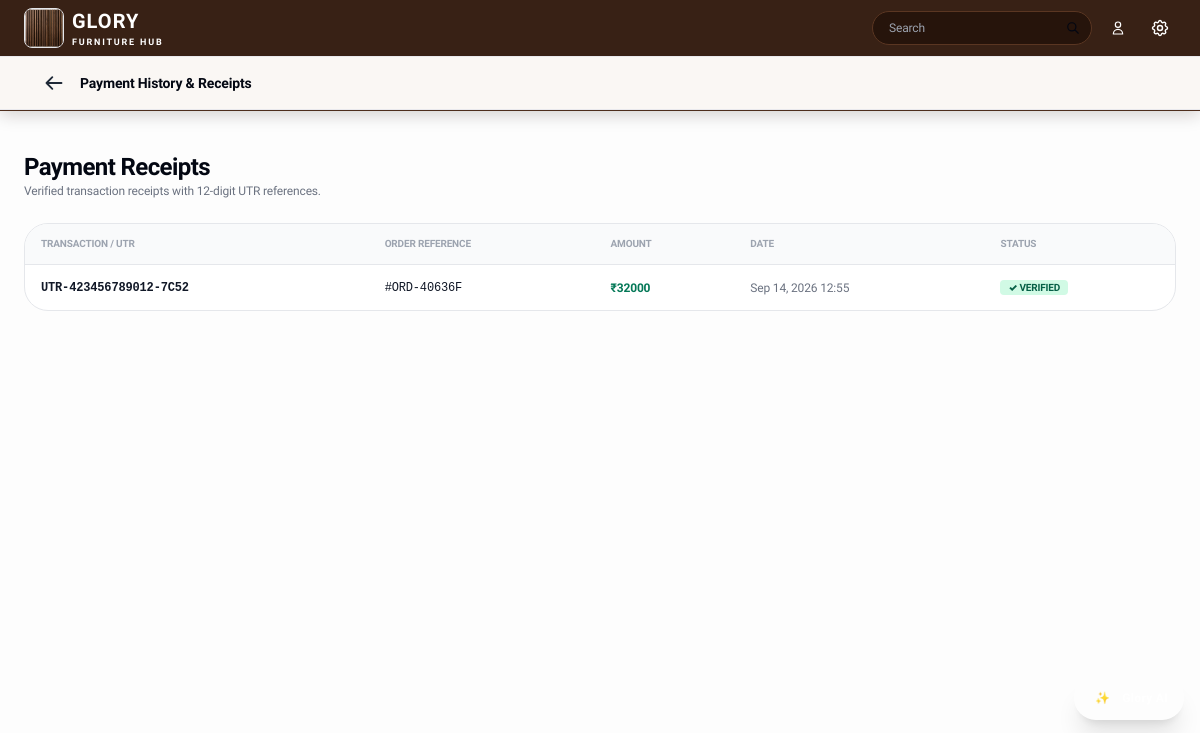
The page /customer/payments/ (signed in) on the database its author committed.
### apps/bookings/models.py (models this page shows, shortened)
class PaymentTransaction(models.Model):
    STATUS_CHOICES = [
        ('INITIATED', 'Initiated'),
        ('PENDING', 'Pending'),
        ('SUCCESS', 'Success'),
        ('FAILED', 'Failed'),
    ]
    order = models.ForeignKey(Order, on_delete=models.CASCADE, related_name='transactions')
    installment = models.ForeignKey(Installment, on_delete=models.SET_NULL, null=True, blank=True, related_name='transactions')
    gateway = models.CharField(max_length=50, default='Razorpay')
    gateway_payment_id = models.CharField(max_length=100, unique=True, null=True, blank=True)
    gateway_order_id = models.CharField(max_length=100, blank=True, default='')
    gateway_signature = models.CharField(max_length=255, blank=True, default='')
    amount = models.DecimalField(max_digits=12, decimal_places=2)
    currency = models.CharField(max_length=10, default='INR')
    status = models.CharField(max_length=30, choices=STATUS_CHOICES, default='INITIATED')
    failure_reason = models.TextField(blank=True, default='')
    idempotency_key = models.CharField(max_length=100, unique=True, null=True, blank=True)
    created_at = models.DateTimeField(auto_now_add=True)
    paid_at = models.DateTimeField(null=True, blank=True)
    class Meta:
        ordering = ['-created_at']

class Order(models.Model):
    PLAN_CHOICES = [
        ('FULL_PAYMENT', 'Full Payment'),
        ('THREE_INSTALLMENTS', 'Three Installments'),
    ]
    STATUS_CHOICES = [
        ('PENDING_PAYMENT', 'Pending Payment'),
        ('PARTIALLY_PAID', 'Partially Paid'),
        ('FULLY_PAID', 'Fully Paid'),
        ('PROCESSING', 'Processing'),
        ('SHIPPED', 'Shipped'),
        ('DELIVERED', 'Delivered'),
        ('CANCELLED', 'Cancelled'),
    ]
    PAYMENT_STATUS_CHOICES = [
        ('PENDING', 'Pending'),
        ('PROCESSING', 'Processing'),
        ('PARTIALLY_PAID', 'Partially Paid'),
        ('FULLY_PAID', 'Fully Paid'),
        ('FAILED', 'Failed'),
        ('REFUNDED', 'Refunded'),
    ]
    FULFILLMENT_STATUS_CHOICES = [
        ('CONFIRMED', 'CONFIRMED'),
        ('IN_PRODUCTION', 'IN_PRODUCTION'),
        ('SHIPPED', 'SHIPPED'),
        ('OUT_FOR_DELIVERY', 'OUT_FOR_DELIVERY'),
        ('DELIVERED', 'DELIVERED'),
    ]
    order_number = models.CharField(max_length=50, unique=True, blank=True)
    booking = models.ForeignKey(Booking, on_delete=models.SET_NULL, null=True, blank=True, related_name='orders')
    user = models.ForeignKey(User, on_delete=models.SET_NULL, null=True, blank=True, related_name='orders')
    customer_name = models.CharField(max_length=150)
    email = models.EmailField()
    phone = models.CharField(max_length=25)
    shipping_address = models.TextField(blank=True, default='')
    product = models.ForeignKey('store.Product', on_delete=models.SET_NULL, null=True, blank=True, related_name='orders')
    product_name = models.CharField(max_length=250)
    selected_size = models.CharField(max_length=100, default='Standard')
    selected_wood = models.CharField(max_length=120, default='Pure Grade-A Burma Teak')
    custom_measurements = models.CharField(max_length=255, blank=True, default='', help_text="Custom product measurements provided by customer (Length x Width x Height)")
    quantity = models.PositiveIntegerField(default=1)
    unit_price = models.DecimalField(max_digits=12, decimal_places=2)
    total_amount = models.DecimalField(max_digits=12, decimal_places=2)
    paid_amount = models.DecimalField(max_digits=12, decimal_places=2, default=0.00)
    remaining_amount = models.DecimalField(max_digits=12, decimal_places=2)
    refunded_amount = models.DecimalField(max_digits=12, decimal_places=2, default=Decimal('0.00'))
    payment_plan = models.CharField(max_length=50, choices=PLAN_CHOICES, default='FULL_PAYMENT')
    payment_type = models.CharField(max_length=20, choices=[('FULL', 'Full Payment'), ('INSTALLMENT', 'Installment Payment')], default='FULL')
    plan_name = models.CharField(max_length=120, default='Full Payment', blank=True)
    installment_plan_snapshot = models.JSONField(default=dict, blank=True, help_text="Snapshot of the chosen installment plan schedule")
    next_due_date = models.DateField(null=True, blank=True)
    payment_status = models.CharField(max_length=30, choices=PAYMENT_STATUS_CHOICES, default='PENDING', db_index=True)
    fulfillment_status = models.CharField(max_length=30, choices=FULFILLMENT_STATUS_CHOICES, default='CONFIRMED', db_index=True)
    order_status = models.CharField(max_length=30, choices=STATUS_CHOICES, default='PENDING_PAYMENT')
    created_at = models.DateTimeField(auto_now_add=True)
    updated_at = models.DateTimeField(auto_now=True)
    class Meta:
        ordering = ['-created_at']

### apps/accounts/views.py (the view, shortened to what this page needs)
# urls.py: path('customer/payments/', views.customer_payments_view, name='customer_payments'),
def customer_payments_view(request):
    user = request.user if request.user.is_authenticated else None
    customer_email = (user.email if user else None) or request.session.get('glory_user_email')
    if user:
        transactions = PaymentTransaction.objects.filter(order__user=user).distinct().select_related('order').order_by('-paid_at')
    else:
        transactions = PaymentTransaction.objects.none()
    return render(request, 'customer/customer_payments.html', {
        'transactions': transactions,
        'total_transactions': transactions.count(),
    })

### apps/core/models.py (called while the page is built)
    @classmethod
    def get_settings(cls):
        settings, _ = cls.objects.get_or_create(id=1)
        return settings

### templates/customer/customer_payments.html (shortened to what this page needs)
{% extends 'base.html' %}
{% load static %}
{% block back_bar %}
<div class="w-full bg-[#FAF7F4] border-t border-b border-gray-200/80 px-4 sm:px-6 lg:px-10 py-3 flex items-center justify-between shadow-2xs relative z-20">
  <div class="flex items-center gap-3">
    <a href="{% url 'customer_home' %}" class="p-1 rounded-full hover:bg-gray-200 text-gray-800">
      <svg class="w-5 h-5 stroke-[2.2]" fill="none" stroke="currentColor" viewBox="0 0 24 24"><path stroke-linecap="round" stroke-linejoin="round" stroke-width="2.2" d="M10 19l-7-7m0 0l7-7m-7 7h18"/></svg>
    </a>
    <span class="text-xs sm:text-sm font-extrabold text-gray-950">Payment History &amp; Receipts</span>
  </div>
</div>
{% endblock %}
{% block content %}
<div class="w-full max-w-5xl mx-auto px-4 sm:px-6 py-6 sm:py-10 space-y-6">
  <div>
    <h1 class="text-2xl font-black text-gray-950 tracking-tight">Payment Receipts</h1>
    <p class="text-xs text-gray-500">Verified transaction receipts with 12-digit UTR references.</p>
  </div>
  <div class="bg-white rounded-3xl border border-gray-200 overflow-hidden shadow-xs">
    <div class="overflow-x-auto">
      <table class="w-full text-left text-xs">
        <thead class="bg-gray-50 text-gray-400 uppercase text-[10px] font-black border-b border-gray-200">
          <tr>
            <th class="py-3 px-4">Transaction / UTR</th>
            <th class="py-3 px-4">Order Reference</th>
            <th class="py-3 px-4">Amount</th>
            <th class="py-3 px-4">Date</th>
            <th class="py-3 px-4">Status</th>
          </tr>
        </thead>
        <tbody class="divide-y divide-gray-100 font-medium">
          {% for t in transactions %}
          <tr>
            <td class="py-3.5 px-4 font-mono font-bold text-gray-900">{{ t.gateway_payment_id }}</td>
            <td class="py-3.5 px-4 font-mono text-[#5C3D2E]">#{{ t.order.order_number }}</td>
            <td class="py-3.5 px-4 font-black text-emerald-700">₹{{ t.amount|floatformat:0 }}</td>
            <td class="py-3.5 px-4 text-gray-500">{{ t.paid_at|date:"M d, Y H:i" }}</td>
            <td class="py-3.5 px-4"><span class="px-2 py-0.5 rounded text-[10px] font-black bg-emerald-100 text-emerald-800">✓ VERIFIED</span></td>
          </tr>
          {% empty %}
          <tr><td colspan="5" class="py-8 text-center text-gray-400">No payment receipts found.</td></tr>
          {% endfor %}
        </tbody>
      </table>
    </div>
  </div>
</div>
{% endblock %}

### templates/base.html (style rules this page uses)
body { font-family: 'Plus Jakarta Sans', system-ui, -apple-system, BlinkMacSystemFont, sans-serif; background-color: #FDFDFD; color: #1E1E1E; -webkit-font-smoothing: antialiased; -moz-osx-font-smoothing: grayscale; letter-spacing: -0.01em; }

### rows shown on the page
PaymentTransaction: gateway_payment_id "UTR-423456789012-7C52", order.order_number "ORD-40636F", amount "32000", paid_at "Sep 14, 2026 12:55"
